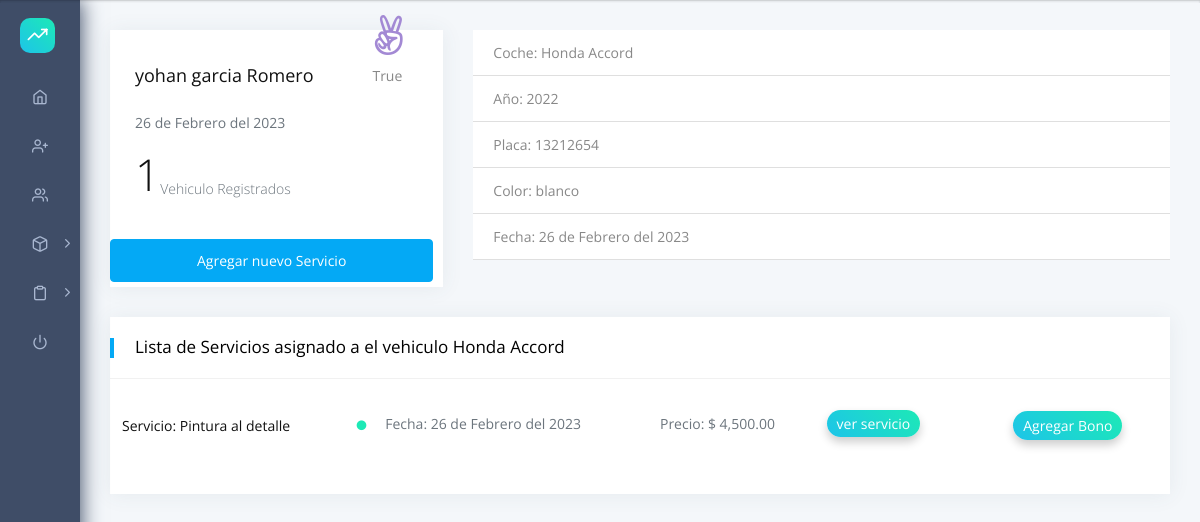
Page /vehiculo/ver/1 (signed in) on the committed database.
### src/models/Cliente.py (models this page shows, shortened)
class Cliente(db.Model):
    __tablename__ = 'clientes'
    id = db.Column(db.Integer, primary_key=True)
    username = db.Column(db.String(80),  nullable=False)
    lastname = db.Column(db.String(80),  nullable=False)
    telefono = db.Column(db.String(80),  nullable=False)
    cedula = db.Column(db.String(80))
    direccion = db.Column(db.String(100))
    created = db.Column(db.DateTime, nullable=False, default=datetime.utcnow)
    status = db.Column(db.Boolean, unique=False, default=True)
    vehiculos = relationship('Vehiculo', back_populates='clientes')
    serviciopagos = relationship('Serviciopago', back_populates='clientes')

### src/models/Coche.py (models this page shows, shortened)
class Marca(db.Model):
    __tablename__ = "marcas"
    id = db.Column(db.Integer, primary_key=True)
    name = db.Column(db.String(50), nullable=False, unique=True)
    modelos = relationship("Modelo", back_populates="marcas")
    vehiculos = relationship('Vehiculo', back_populates='marcas')
    created = db.Column(db.DateTime, nullable=False, default=datetime.utcnow)
    status = db.Column(db.Boolean, unique=False, default=True)
    def __repr__(self) -> str:
        return  self.name

class Modelo(db.Model):
    __tablename__ = "modelos"
    id = db.Column(db.Integer, primary_key=True)
    name = db.Column(db.String(50), nullable=False, unique=True)
    marca_id = db.Column(db.Integer, db.ForeignKey("marcas.id"), nullable=False)
    marcas = relationship("Marca", back_populates="modelos")
    vehiculos = relationship('Vehiculo', back_populates='modelos')
    created = db.Column(db.DateTime, nullable=False, default=datetime.utcnow)
    status = db.Column(db.Boolean, unique=False, default=True)
    def __repr__(self) -> str:
        return self.name

### src/models/Vehiculo.py (models this page shows)
class Vehiculo(db.Model):
    __tablename__ = "vehiculos"
    id = db.Column(db.Integer, primary_key=True)
    placa = db.Column(db.String(50))
    age = db.Column(db.String(50), nullable=False)
    color = db.Column(db.String(50), nullable=False)
    matricula = db.Column(db.String(50))
    created = db.Column(db.DateTime, nullable=False, default=datetime.utcnow)
    status = db.Column(db.Boolean, unique=False, default=True)
    marca_id = db.Column(db.Integer, db.ForeignKey("marcas.id"))
    marcas = relationship("Marca", back_populates="vehiculos")
    modelo_id = db.Column(db.Integer, db.ForeignKey("modelos.id"))
    modelos = relationship("Modelo", back_populates="vehiculos")
    cliente_id = db.Column(db.Integer, db.ForeignKey("clientes.id"))
    clientes = relationship("Cliente", back_populates="vehiculos")
    servicios = relationship("Servicio", back_populates="vehiculos")
    historialventas = relationship("HistorialVentas", back_populates="vehiculos")

### src/models/Servicio.py (models this page shows)
class Servicio(db.Model):
    __tablename__ = "servicios"
    id = db.Column(db.Integer, primary_key=True)
    serviciolista_id = db.Column(db.Integer, db.ForeignKey("serviciolistas.id"))
    serviciolistas = relationship("Serviciolista", back_populates="servicios")
    created = db.Column(db.DateTime, nullable=False, default=datetime.utcnow)
    status = db.Column(db.Boolean, unique=False, default=True)
    vehiculo_id = db.Column(db.Integer, db.ForeignKey("vehiculos.id"))
    vehiculos = relationship("Vehiculo", back_populates="servicios")
    servicioprecios = relationship("Servicioprecio", back_populates="servicios")
    serviciopiezas = relationship("Serviciopieza", back_populates="servicios")
    asignaciones = relationship("Asignacion", back_populates="servicios")
    serviciopagos = relationship("Serviciopago", back_populates="servicios")
    historialventas = relationship("HistorialVentas", back_populates="servicios")

class Serviciolista(db.Model):
    __tablename__ = "serviciolistas"
    id = db.Column(db.Integer, primary_key=True)
    name = db.Column(db.String(50), nullable=False)
    servicios = relationship("Servicio", back_populates="serviciolistas")

### src/views/vehiculo.py (the view)
@vehiculo.route('/ver/<int:vehiculo_id>', methods=['GET', 'POST'])
@login_required
def get_vehiculo(vehiculo_id):
    vehiculo = Vehiculo.query.filter_by(id=vehiculo_id).first()
    servicio = Servicio.query.filter_by(vehiculo_id=vehiculo.id).all()
    serviciolista = Serviciolista.query.all()
    piezas = Pieza.query.all()
    return render_template(
            'vehiculo/ver.html',
            vehiculo=vehiculo,
            servicios=servicio,
            serviciolista=serviciolista,
            piezas=piezas,
            cantidad_pieza=0,
            current_date_format=current_date_format,
            format_number=format_number,)

### src/helper.py (called while the page is built)
def current_date_format(date):
    months = ("Enero", "Febrero", "Marzo", "Abri", "Mayo", "Junio", "Julio", "Agosto", "Septiembre", "Octubre", "Noviembre", "Diciembre")
    day = date.day
    month = months[date.month - 1]
    year = date.year
    messsage = "{} de {} del {}".format(day, month, year)
    return messsage

### src/heltper/formato.py (called while the page is built)
def format_number(number):
    return "$ {:,.2f}".format(number)

### src/views/auth.py (called while the page is built)
@login_manager.user_loader
def load_user(user_id):
    return User.query.get(int(user_id))

### src/templates/vehiculo/ver.html (shortened to what this page needs)
{% extends "layouts/base.html" %} {% block title %} UI Forms {% endblock %}
{% block content %}
<div class="pcoded-content">
  <div class="pcoded-inner-content">
    <div class="main-body">
      <div class="page-wrapper">
        <div class="row">
          <div class="col-sm-4">
            <div class="card card-event">
              <div class="card-block">
                <div class="row align-items-center justify-content-center">
                  <div class="col">
                    <h5 class="m-0">
                      {{ vehiculo.clientes.username}} {{
                      vehiculo.clientes.lastname }}
                    </h5>
                  </div>
                  <div class="col-auto">
                    <i class="fab fa-angellist text-c-purple f-40"></i>
                    <label class="label f-14 f-w-400 float-right">{{ vehiculo.clientes.status }}</label>
                  </div>
                </div>
                <h6 class="text-muted mt-4 mb-0">
                  {{ current_date_format(vehiculo.clientes.created)}}
                </h6>
                <h2 class="mt-3 f-w-100">
                  {{vehiculo.clientes.vehiculos|length}}<sub class="text-muted f-14">Vehiculo Registrados</sub>
                </h2>
              </div>
              <button type="button" class="btn btn-primary" data-toggle="modal" data-target="#exampleModal1"
                data-whatever="@mdo">
                Agregar nuevo Servicio
              </button>
            </div>
          </div>
          <div class="col-md-8">
            <ul class="list-group list-group-flush">
              <li class="list-group-item">
                Coche: {{ vehiculo.marcas }} {{ vehiculo.modelos }}
              </li>
              <li class="list-group-item">Año: {{vehiculo.age}}</li>
              <li class="list-group-item">Placa: {{vehiculo.placa}}</li>
              <li class="list-group-item">Color: {{vehiculo.color}}</li>
              <li class="list-group-item">Fecha: {{ current_date_format(vehiculo.created) }}</li>
            </ul>
          </div>
          <div class="col">
            <div class="card Recent-Users">
              <div class="card-header">
                <h5>
                  Lista de Servicios asignado a el vehiculo {{vehiculo.marcas}}
                  {{vehiculo.modelos}}
                </h5>
              </div>
              <div class="card-block px-0 py-3">
                <div class="table-responsive">
                  <table class="table table-hover">
                    <tbody>
                      {% for servicio in servicios %}
                      <tr class="unread">
                        <td>
                          <h6 class="mb-1">
                            Servicio: {{servicio.serviciolistas.name}}
                          </h6>
                        </td>
                        <td>
                          <h6 class="text-muted">
                            {% if servicio.status %}
                            <i class="fas fa-circle text-c-green f-10 m-r-15"></i>
                            {% else %}
                            <i class="fas fa-circle text-c-red f-10 m-r-15"></i>
                            {% endif %}
                            Fecha: {{
                            current_date_format(servicio.created) }}
                          </h6>
                        </td>
                        {% if servicio.servicioprecios == [] and servicio.serviciolistas.name == 'Pintura en general'%}
                        <td>
                          <form
                            action="{{ url_for('servicio.servicio_precio', servicio_id=servicio.id, vehiculo_id=vehiculo.id) }}"
                            method="post">
                            <div class="form-control">
                              Precio:
                              <input type="number" name="precio" id="" />
                              <button type="submit" class="btn btn-primary">
                                Agregar
                              </button>
                            </div>
                          </form>
                        </td>
                        {% elif servicio.serviciolistas.name == 'Pintura al detalle'%}
                        <td>
                          <div>
                            <h6 class="text-muted">
                              {% set counter = [0] %}
                              Precio: {{format_number(counter[-1]) }}
                              <a href="/pintura/detalle/servicio/{{servicio.id}}/vehiculo/{{vehiculo.id}}"
                                class="label theme-bg text-white ml-5">
                                ver servicio
                              </a>
                            </h6>
                          </div>
                        </td>
                        {% endif %}
                        <td>
                          <a href="#" type="button" class="label theme-bg text-white" data-toggle="modal"
                            data-target="#{{servicio.id}}" data-whatever="@mdo">
                            Agregar Bono
                          </a>
                        </td>
                      </tr>
                      {% endfor %}
                    </tbody>
                  </table>
                </div>
              </div>
            </div>
          </div>
        </div>
      </div>
    </div>
  </div>
</div>
{% endblock content %}

### rows in the picture
Cliente: clientes.username "yohan", clientes.lastname "garcia Romero", clientes.status "True", created "26 de Febrero del 2023"
Marca: marcas "Honda"
Modelo: modelos "Accord"
Vehiculo: age "2022", placa "13212654", color "blanco", created "26 de Febrero del 2023"
Servicio: serviciolistas.name "Pintura al detalle", status True (drawn), created "26 de Febrero del 2023", format_number "$ 4,500.00"

### other values in the picture
{{ vehiculo.clientes.vehiculos|length }} "1"
